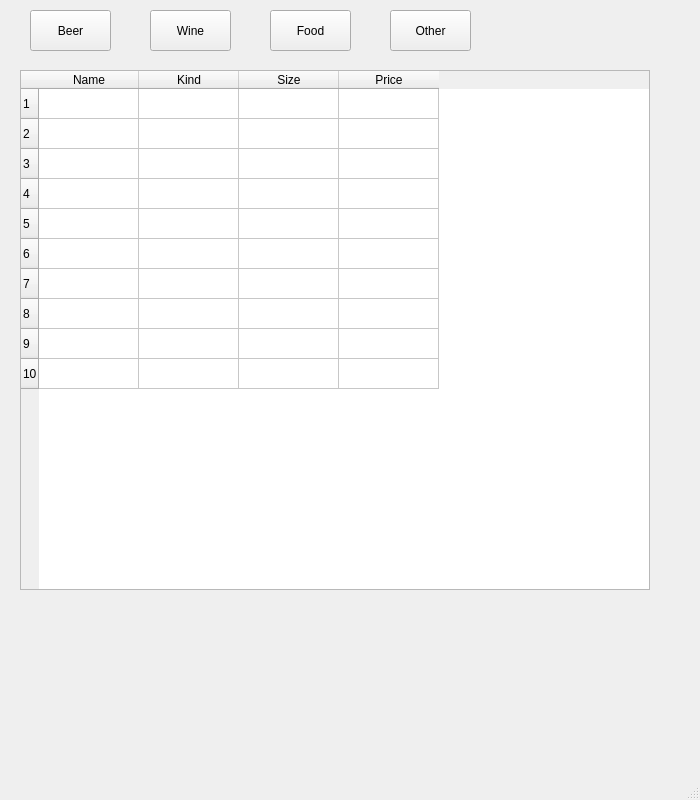
<?xml version="1.0" encoding="UTF-8"?>
<ui version="4.0">
 <class>MainWindow</class>
 <widget class="QMainWindow" name="MainWindow">
  <property name="geometry">
   <rect>
    <x>0</x>
    <y>0</y>
    <width>700</width>
    <height>800</height>
   </rect>
  </property>
  <property name="windowTitle">
   <string>MainWindow</string>
  </property>
  <widget class="QWidget" name="centralwidget">
   <widget class="QPushButton" name="beer_btn">
    <property name="geometry">
     <rect>
      <x>30</x>
      <y>10</y>
      <width>81</width>
      <height>41</height>
     </rect>
    </property>
    <property name="text">
     <string>Beer</string>
    </property>
   </widget>
   <widget class="QPushButton" name="wine_btn">
    <property name="geometry">
     <rect>
      <x>150</x>
      <y>10</y>
      <width>81</width>
      <height>41</height>
     </rect>
    </property>
    <property name="text">
     <string>Wine</string>
    </property>
   </widget>
   <widget class="QPushButton" name="food_btn">
    <property name="geometry">
     <rect>
      <x>270</x>
      <y>10</y>
      <width>81</width>
      <height>41</height>
     </rect>
    </property>
    <property name="text">
     <string>Food</string>
    </property>
   </widget>
   <widget class="QPushButton" name="other_btn">
    <property name="geometry">
     <rect>
      <x>390</x>
      <y>10</y>
      <width>81</width>
      <height>41</height>
     </rect>
    </property>
    <property name="text">
     <string>Other</string>
    </property>
   </widget>
   <widget class="QTableWidget" name="result_table">
    <property name="geometry">
     <rect>
      <x>20</x>
      <y>70</y>
      <width>630</width>
      <height>520</height>
     </rect>
    </property>
    <property name="minimumSize">
     <size>
      <width>0</width>
      <height>0</height>
     </size>
    </property>
    <property name="lineWidth">
     <number>3</number>
    </property>
    <row>
     <property name="text">
      <string>1</string>
     </property>
    </row>
    <row>
     <property name="text">
      <string>2</string>
     </property>
    </row>
    <row>
     <property name="text">
      <string>3</string>
     </property>
    </row>
    <row>
     <property name="text">
      <string>4</string>
     </property>
    </row>
    <row>
     <property name="text">
      <string>5</string>
     </property>
    </row>
    <row>
     <property name="text">
      <string>6</string>
     </property>
    </row>
    <row>
     <property name="text">
      <string>7</string>
     </property>
    </row>
    <row>
     <property name="text">
      <string>8</string>
     </property>
    </row>
    <row>
     <property name="text">
      <string>9</string>
     </property>
    </row>
    <row>
     <property name="text">
      <string>10</string>
     </property>
    </row>
    <column>
     <property name="text">
      <string>Name</string>
     </property>
    </column>
    <column>
     <property name="text">
      <string>Kind</string>
     </property>
    </column>
    <column>
     <property name="text">
      <string>Size</string>
     </property>
    </column>
    <column>
     <property name="text">
      <string>Price</string>
     </property>
    </column>
   </widget>
  </widget>
  <widget class="QMenuBar" name="menubar">
   <property name="geometry">
    <rect>
     <x>0</x>
     <y>0</y>
     <width>700</width>
     <height>22</height>
    </rect>
   </property>
  </widget>
  <widget class="QStatusBar" name="statusbar"/>
 </widget>
 <resources/>
 <connections/>
</ui>
